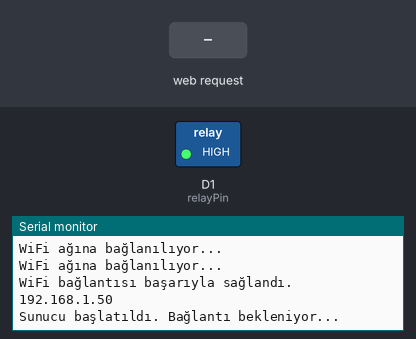
Simulated run of this sketch. Board: ESP8266 (NodeMCU). On the bench: switched loads named in the sketch (green lamp = pin HIGH), the last lines printed to the serial monitor. The test bench sets the inputs (shaded band). WiFi joins after 1.5 s; servers stay silent unless stated.

Above: at 3.2 s.
3.3 s: HTTP request GET /AC received
At 4.5 s:
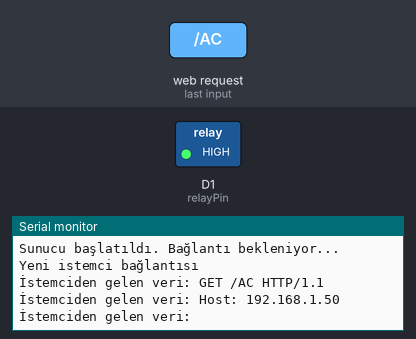
4.8 s: HTTP request GET /KAPAT received
At 5.8 s:
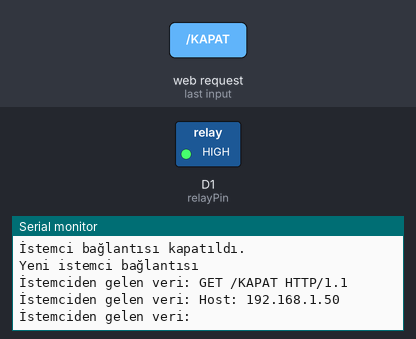
6.3 s: HTTP request GET /CIKIS received
At 7.0 s:
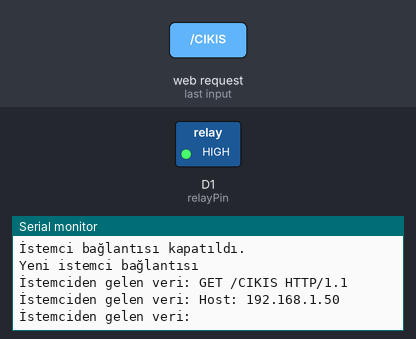

The sketch:

esp_arduino.ino
```cpp
#include <ESP8266WiFi.h>
#include <WiFiClient.h>

//Bağlanılacak WiFi ağı bilgileri
const char* ssid = "-"; //Biligisayarın bağlı olduğu WiFi ağı (SSID)
const char* password = "-"; //Biligisayarın bağlı olduğu WiFi ağı şifresi

//Röle bağlantı pinleri
const int relayPin = D1; //ESP8266 üzerinde kullanılacak GPIO pini
//const int relayPin1 = D0;

//TCP sunucusu
WiFiServer server(8080);

void setup() {
  Serial.begin(115200);

  //WiFi ağına bağlanmak için
  WiFi.begin(ssid, password);
  while (WiFi.status() != WL_CONNECTED) {
    delay(1000);
    Serial.println("WiFi ağına bağlanılıyor...");
  }

  Serial.println("WiFi bağlantısı başarıyla sağlandı.");

  //IP adresinin seri porta görüntülenebilmesi için
  Serial.println(WiFi.localIP());

  //Röle pini çıkış olarak ayarlandı
  pinMode(relayPin, OUTPUT);
  //pinMode(relayPin1, OUTPUT);
  //Röle varsayılan olarak kapatıldı
  digitalWrite(relayPin, HIGH);
  //digitalWrite(relayPin1, HIGH);

  //TCP sunucusunu başlatmak için
  server.begin();
  Serial.println("Sunucu başlatıldı. Bağlantı bekleniyor...");
}

void loop() {
  //İstemciden gelen bağlantıyı kontrol etmek için
  WiFiClient client = server.available();
  if (client) {
    Serial.println("Yeni istemci bağlantısı");

    while (client.connected()) {
      if (client.available()) {
        //İstemciden gelen veriyi okumak için
        String data = client.readStringUntil('\n');
        data.trim();

        //Gelen veriyi seri porta yazdırmak için
        Serial.println("İstemciden gelen veri: " + data);

        //Gelen komutu işleyebilmek için
        if (data == "AC") {
          //Fişi açma komutu için
          Serial.println("Fiş açılıyor...");
          digitalWrite(relayPin, LOW); //Röleyi aktifleştirmek için
          //digitalWrite(relayPin1, LOW);
          Serial.println("Fiş açıldı.");
        } else if (data == "KAPAT") {
          // Fişi kapatma komutu
          Serial.println("Fiş kapatılıyor...");
          digitalWrite(relayPin, HIGH); //Röleyi pasifleştirmek için
          //digitalWrite(relayPin1, HIGH);
          Serial.println("Fiş kapatıldı.");
        } else if (data == "CIKIS") {
          //İstemci çıkış komutu için
          Serial.println("İstemci bağlantısı kapatılıyor...");
          break;
        }
      }
    }

    //İstemci bağlantısını kapatmak için
    client.stop();
    Serial.println("İstemci bağlantısı kapatıldı.");
  }
}
```

Measured:
- after the input at 3.3 s, the serial monitor: prints a new line at once (image 1)
- after the input at 4.8 s, the serial monitor: prints a new line at once (image 2)
- after the input at 6.3 s, the serial monitor: prints a new line at once (image 3)
